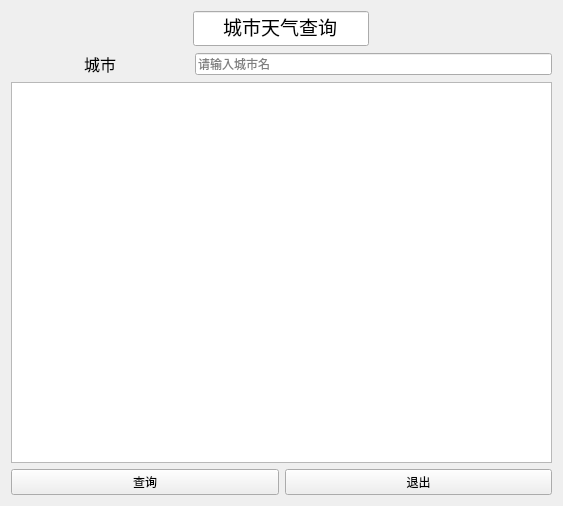
<?xml version="1.0" encoding="UTF-8"?>
<ui version="4.0">
 <class>Form</class>
 <widget class="QWidget" name="Form">
  <property name="geometry">
   <rect>
    <x>0</x>
    <y>0</y>
    <width>563</width>
    <height>506</height>
   </rect>
  </property>
  <property name="windowTitle">
   <string>Form</string>
  </property>
  <layout class="QVBoxLayout" name="verticalLayout_2">
   <item>
    <layout class="QVBoxLayout" name="verticalLayout">
     <item>
      <layout class="QHBoxLayout" name="horizontalLayout_4">
       <item>
        <widget class="QLineEdit" name="lineEdit_6">
         <property name="sizePolicy">
          <sizepolicy hsizetype="Fixed" vsizetype="Fixed">
           <horstretch>0</horstretch>
           <verstretch>0</verstretch>
          </sizepolicy>
         </property>
         <property name="font">
          <font>
           <family>楷体</family>
           <pointsize>14</pointsize>
          </font>
         </property>
         <property name="text">
          <string>城市天气查询</string>
         </property>
         <property name="alignment">
          <set>Qt::AlignCenter</set>
         </property>
         <property name="readOnly">
          <bool>true</bool>
         </property>
        </widget>
       </item>
      </layout>
     </item>
     <item>
      <layout class="QHBoxLayout" name="horizontalLayout_2">
       <item>
        <widget class="QLabel" name="label">
         <property name="sizePolicy">
          <sizepolicy hsizetype="Preferred" vsizetype="Preferred">
           <horstretch>1</horstretch>
           <verstretch>0</verstretch>
          </sizepolicy>
         </property>
         <property name="font">
          <font>
           <family>楷体</family>
           <pointsize>12</pointsize>
          </font>
         </property>
         <property name="text">
          <string>城市</string>
         </property>
         <property name="alignment">
          <set>Qt::AlignCenter</set>
         </property>
        </widget>
       </item>
       <item>
        <widget class="QLineEdit" name="lineEdit_2">
         <property name="sizePolicy">
          <sizepolicy hsizetype="Expanding" vsizetype="Fixed">
           <horstretch>2</horstretch>
           <verstretch>0</verstretch>
          </sizepolicy>
         </property>
         <property name="placeholderText">
          <string>请输入城市名</string>
         </property>
        </widget>
       </item>
      </layout>
     </item>
     <item>
      <widget class="QPlainTextEdit" name="plainTextEdit">
       <property name="sizePolicy">
        <sizepolicy hsizetype="Expanding" vsizetype="Expanding">
         <horstretch>0</horstretch>
         <verstretch>0</verstretch>
        </sizepolicy>
       </property>
      </widget>
     </item>
     <item>
      <layout class="QHBoxLayout" name="horizontalLayout">
       <item>
        <widget class="QPushButton" name="pushButton">
         <property name="text">
          <string>查询</string>
         </property>
        </widget>
       </item>
       <item>
        <widget class="QPushButton" name="pushButton_2">
         <property name="text">
          <string>退出</string>
         </property>
        </widget>
       </item>
      </layout>
     </item>
    </layout>
   </item>
  </layout>
 </widget>
 <resources/>
 <connections/>
</ui>
